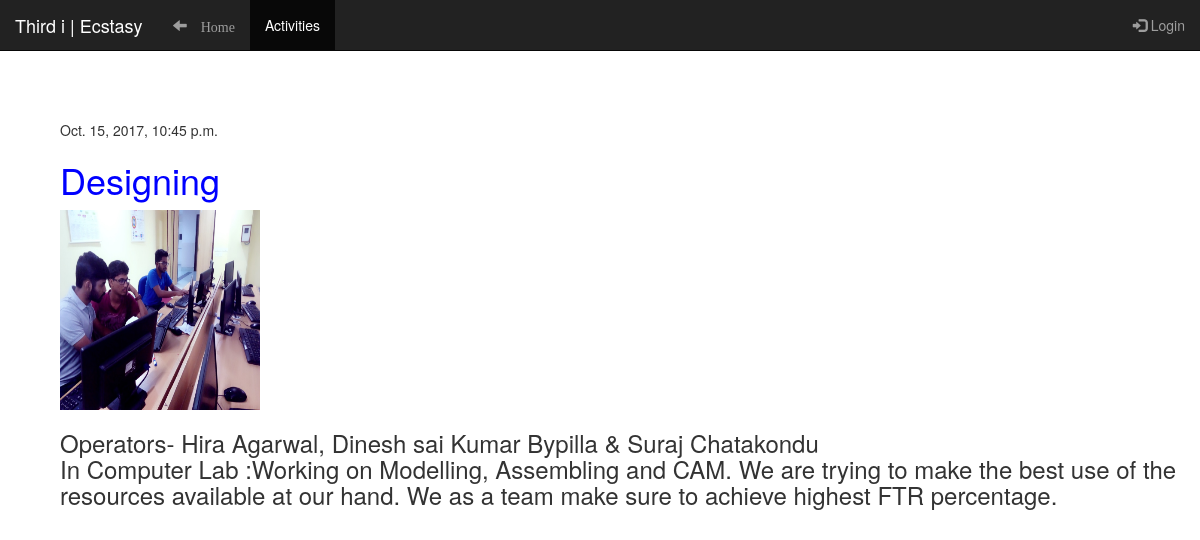
Page /post/23/ on the committed database.
### blog/models.py (models this page shows, shortened)
class Post(models.Model):
    author = models.ForeignKey('auth.User')
    title = models.CharField(max_length=200)
    text = models.TextField()
    created_date = models.DateTimeField(
            default=timezone.now)
    published_date = models.DateTimeField(
            blank=True, null=True)
    profile_image = models.ImageField(upload_to = 'static/', default = 'static/car1.jpg')

### blog/views.py (the view)
# urls.py: url(r'^post/(?P<pk>\d+)/$', views.post_detail, name='post_detail'),
def post_detail(request, pk):
    post = get_object_or_404(Post, pk=pk)
    return render(request, 'blog/post_detail.html', {'post': post})

### blog/templates/blog/post_detail.html (shortened to what this page needs)
<!DOCTYPE html>
<html lang="en">
<head>
</head>
<body>
{% extends 'blog/base.html' %}
{% load static %}
{% block content %}
    <div style="margin-left : 5%; margin-top : 10%">
        {% if post.published_date %}
            <div>
                {{ post.published_date }}
            </div>
        {% endif %}
        <h1 style="color : blue">{{ post.title }}</h1>
        {% load static %}
        <img src = "../../{{post.profile_image}}" height = "200" width = "200">
        <h3>{{ post.text|linebreaksbr }}</h3>
    </div>
{% endblock %}

### rows in the picture
Post: published_date "Oct. 15, 2017, 10:45 p.m.", title "Designing", profile_image (picture), text "Operators- Hira Agarwal, Dinesh sai Kumar Bypilla & Suraj Chatakondu In Computer Lab :Working on Modelling, Assembling and CAM. We are trying to make the best use of the resources available at our hand. We as a team make sure to achieve highest FTR percentage."
